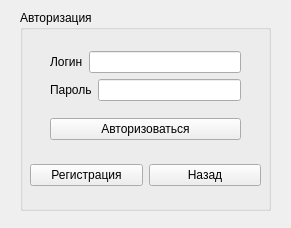
<?xml version="1.0" encoding="UTF-8"?>
<ui version="4.0">
 <class>UserCheck</class>
 <widget class="QWidget" name="UserCheck">
  <property name="geometry">
   <rect>
    <x>0</x>
    <y>0</y>
    <width>291</width>
    <height>228</height>
   </rect>
  </property>
  <property name="windowTitle">
   <string>Авторизация</string>
  </property>
  <property name="windowIcon">
   <iconset resource="resource.qrc">
    <normaloff>:/rec/img/login.png</normaloff>:/rec/img/login.png</iconset>
  </property>
  <widget class="QGroupBox" name="groupBox">
   <property name="geometry">
    <rect>
     <x>20</x>
     <y>10</y>
     <width>251</width>
     <height>201</height>
    </rect>
   </property>
   <property name="title">
    <string>Авторизация</string>
   </property>
   <widget class="QWidget" name="layoutWidget">
    <property name="geometry">
     <rect>
      <x>30</x>
      <y>30</y>
      <width>191</width>
      <height>111</height>
     </rect>
    </property>
    <layout class="QVBoxLayout" name="verticalLayout_2">
     <item>
      <layout class="QVBoxLayout" name="verticalLayout">
       <item>
        <layout class="QHBoxLayout" name="horizontalLayout">
         <item>
          <widget class="QLabel" name="label">
           <property name="text">
            <string>Логин</string>
           </property>
          </widget>
         </item>
         <item>
          <widget class="QLineEdit" name="login"/>
         </item>
        </layout>
       </item>
       <item>
        <layout class="QHBoxLayout" name="horizontalLayout_2">
         <item>
          <widget class="QLabel" name="label_2">
           <property name="text">
            <string>Пароль</string>
           </property>
          </widget>
         </item>
         <item>
          <widget class="QLineEdit" name="pass">
           <property name="echoMode">
            <enum>QLineEdit::Password</enum>
           </property>
          </widget>
         </item>
        </layout>
       </item>
      </layout>
     </item>
     <item>
      <widget class="QPushButton" name="pushButton">
       <property name="text">
        <string>Авторизоваться</string>
       </property>
      </widget>
     </item>
    </layout>
   </widget>
   <widget class="QWidget" name="layoutWidget">
    <property name="geometry">
     <rect>
      <x>10</x>
      <y>150</y>
      <width>231</width>
      <height>30</height>
     </rect>
    </property>
    <layout class="QHBoxLayout" name="horizontalLayout_3">
     <item>
      <widget class="QPushButton" name="pushButton_3">
       <property name="text">
        <string>Регистрация</string>
       </property>
      </widget>
     </item>
     <item>
      <widget class="QPushButton" name="pushButton_2">
       <property name="text">
        <string>Назад</string>
       </property>
      </widget>
     </item>
    </layout>
   </widget>
  </widget>
 </widget>
 <resources>
  <include location="resource.qrc"/>
 </resources>
 <connections/>
</ui>
